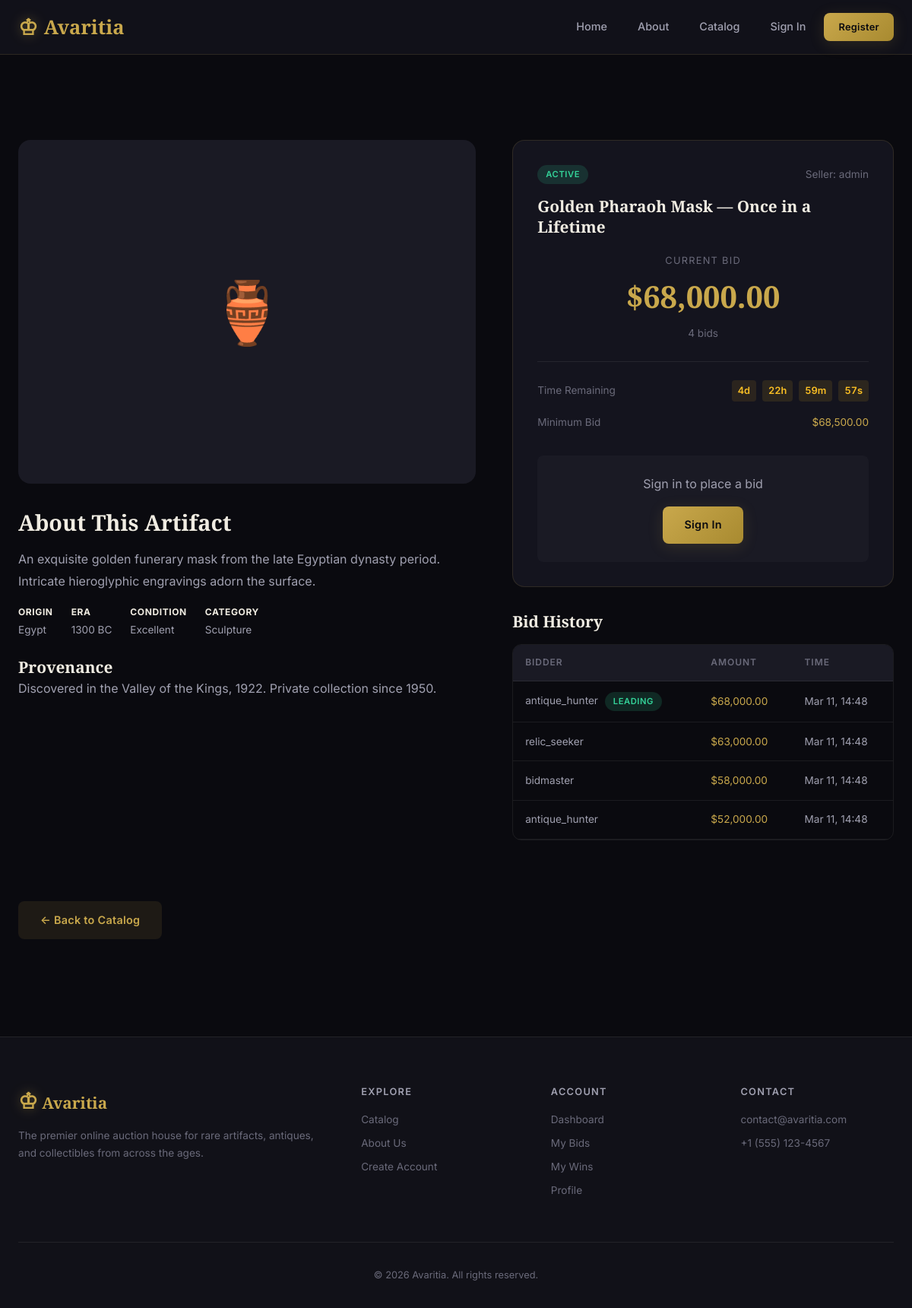
Page /auction.php?id=1 on the committed database.
### tables this page shows
CREATE TABLE IF NOT EXISTS auctions (
    auction_id INT AUTO_INCREMENT PRIMARY KEY,
    artifact_id INT NOT NULL,
    seller_id INT NOT NULL,
    title VARCHAR(200) NOT NULL,
    description TEXT DEFAULT NULL,
    starting_price DECIMAL(12,2) NOT NULL,
    reserve_price DECIMAL(12,2) DEFAULT NULL,
    current_price DECIMAL(12,2) NOT NULL DEFAULT 0.00,
    bid_increment DECIMAL(10,2) NOT NULL DEFAULT 1.00,
    status ENUM('pending', 'active', 'closed', 'cancelled') NOT NULL DEFAULT 'pending',
    start_time DATETIME NOT NULL,
    end_time DATETIME NOT NULL,
    created_at TIMESTAMP NOT NULL DEFAULT CURRENT_TIMESTAMP,
    updated_at TIMESTAMP NOT NULL DEFAULT CURRENT_TIMESTAMP ON UPDATE CURRENT_TIMESTAMP,
    FOREIGN KEY (artifact_id) REFERENCES artifacts(artifact_id) ON DELETE CASCADE,
    FOREIGN KEY (seller_id) REFERENCES users(user_id) ON DELETE CASCADE
);

CREATE TABLE IF NOT EXISTS artifacts (
    artifact_id INT AUTO_INCREMENT PRIMARY KEY,
    title VARCHAR(150) NOT NULL,
    description TEXT NOT NULL,
    origin VARCHAR(100) DEFAULT NULL,
    era VARCHAR(100) DEFAULT NULL,
    category ENUM('sculpture', 'painting', 'jewelry', 'pottery', 'weapon', 'manuscript', 'textile', 'coin', 'fossil', 'other') NOT NULL DEFAULT 'other',
    condition_rating ENUM('pristine', 'excellent', 'good', 'fair', 'poor') NOT NULL DEFAULT 'good',
    image_url VARCHAR(255) DEFAULT NULL,
    provenance TEXT DEFAULT NULL,
    added_by INT NOT NULL,
    is_verified TINYINT(1) NOT NULL DEFAULT 0,
    is_flagged TINYINT(1) NOT NULL DEFAULT 0,
    created_at TIMESTAMP NOT NULL DEFAULT CURRENT_TIMESTAMP,
    updated_at TIMESTAMP NOT NULL DEFAULT CURRENT_TIMESTAMP ON UPDATE CURRENT_TIMESTAMP,
    FOREIGN KEY (added_by) REFERENCES users(user_id) ON DELETE CASCADE
);

CREATE TABLE IF NOT EXISTS users (
    user_id INT AUTO_INCREMENT PRIMARY KEY,
    username VARCHAR(50) NOT NULL UNIQUE,
    email VARCHAR(100) NOT NULL UNIQUE,
    password_hash VARCHAR(255) NOT NULL,
    first_name VARCHAR(50) NOT NULL,
    last_name VARCHAR(50) NOT NULL,
    avatar_url VARCHAR(255) DEFAULT NULL,
    bio TEXT DEFAULT NULL,
    role ENUM('user', 'admin') NOT NULL DEFAULT 'user',
    is_active TINYINT(1) NOT NULL DEFAULT 1,
    created_at TIMESTAMP NOT NULL DEFAULT CURRENT_TIMESTAMP,
    updated_at TIMESTAMP NOT NULL DEFAULT CURRENT_TIMESTAMP ON UPDATE CURRENT_TIMESTAMP
);

CREATE TABLE IF NOT EXISTS bids (
    bid_id INT AUTO_INCREMENT PRIMARY KEY,
    auction_id INT NOT NULL,
    bidder_id INT NOT NULL,
    bid_amount DECIMAL(12,2) NOT NULL,
    is_winning TINYINT(1) NOT NULL DEFAULT 0,
    created_at TIMESTAMP NOT NULL DEFAULT CURRENT_TIMESTAMP,
    FOREIGN KEY (auction_id) REFERENCES auctions(auction_id) ON DELETE CASCADE,
    FOREIGN KEY (bidder_id) REFERENCES users(user_id) ON DELETE CASCADE
);

### includes/auth.php (called while the page is built, shortened)
<?php
function isLoggedIn(): bool {
    return isset($_SESSION['logged_in']) && $_SESSION['logged_in'] === true;
}

### auction.php (the view, shortened to what this page needs)
<?php
require_once 'includes/auth.php';
$db = getDB();
$auctionId = (int)($_GET['id'] ?? 0);
$stmt = $db->prepare("
    SELECT a.*, art.title AS artifact_title, art.description AS artifact_desc,
           art.image_url, art.category, art.origin, art.era, art.condition_rating, art.provenance,
           u.username AS seller_name
    FROM auctions a
    JOIN artifacts art ON a.artifact_id = art.artifact_id
    JOIN users u ON a.seller_id = u.user_id
    WHERE a.auction_id = ?
");
$stmt->execute([$auctionId]);
$auction = $stmt->fetch();
$stmt = $db->prepare("
    SELECT b.*, u.username
    FROM bids b JOIN users u ON b.bidder_id = u.user_id
    WHERE b.auction_id = ?
    ORDER BY b.bid_amount DESC
    LIMIT 10
");
$stmt->execute([$auctionId]);
$bidHistory = $stmt->fetchAll();
$bidCount = count($bidHistory);
$minBid = $auction['current_price'] + $auction['bid_increment'];
$csrfToken = generateCSRFToken();
require_once 'includes/header.php';
?>
<section class="section">
    <div class="container">
        <div class="detail-grid">
            <div>
                <div class="detail-image">
                    <?php if ($auction['image_url']): ?>
                        <img src="<?php echo htmlspecialchars($auction['image_url']); ?>" alt="<?php echo htmlspecialchars($auction['artifact_title']); ?>">
                    <?php else: ?>
                        <div style="display:flex;align-items:center;justify-content:center;height:100%;font-size:5rem;color:var(--text-muted);">🏺</div>
                    <?php endif; ?>
                </div>
                <div class="mt-2">
                    <h3>About This Artifact</h3>
                    <p style="color:var(--text-secondary);line-height:1.8;margin:var(--space-md) 0;">
                        <?php echo nl2br(htmlspecialchars($auction['artifact_desc'])); ?>
                    </p>
                    <div class="detail-meta">
                        <?php if ($auction['origin']): ?>
                        <div class="detail-meta-item"><strong>Origin</strong><?php echo htmlspecialchars($auction['origin']); ?></div>
                        <?php endif; ?>
                        <?php if ($auction['era']): ?>
                        <div class="detail-meta-item"><strong>Era</strong><?php echo htmlspecialchars($auction['era']); ?></div>
                        <?php endif; ?>
                        <div class="detail-meta-item"><strong>Condition</strong><?php echo ucfirst($auction['condition_rating']); ?></div>
                        <div class="detail-meta-item"><strong>Category</strong><?php echo ucfirst($auction['category']); ?></div>
                    </div>
                    <?php if ($auction['provenance']): ?>
                    <h4 class="mt-1">Provenance</h4>
                    <p style="color:var(--text-secondary);line-height:1.8;"><?php echo nl2br(htmlspecialchars($auction['provenance'])); ?></p>
                    <?php endif; ?>
                </div>
            </div>
            <div>
                <div class="bid-panel">
                    <div class="flex-between mb-1">
                        <span class="badge badge-<?php echo $auction['status']; ?>"><?php echo ucfirst($auction['status']); ?></span>
                        <span class="text-muted" style="font-size:0.85rem;">Seller: <?php echo htmlspecialchars($auction['seller_name']); ?></span>
                    </div>
                    <h2 style="font-size:1.3rem; margin-bottom:var(--space-md);"><?php echo htmlspecialchars($auction['title']); ?></h2>
                    <div class="bid-current">
                        <span class="bid-current-label">Current Bid</span>
                        <div class="bid-current-amount">$<?php echo number_format($auction['current_price'], 2); ?></div>
                        <span class="text-muted" style="font-size:0.85rem;"><?php echo $bidCount; ?> bid<?php echo $bidCount !== 1 ? 's' : ''; ?></span>
                    </div>
                    <div class="flex-between mb-1" style="font-size:0.85rem;">
                        <span class="text-muted">Time Remaining</span>
                        <div class="auction-timer" data-countdown="<?php echo $auction['end_time']; ?>">
                        </div>
                    </div>
                    <div class="flex-between mb-2" style="font-size:0.85rem;">
                        <span class="text-muted">Minimum Bid</span>
                        <span class="text-gold">$<?php echo number_format($minBid, 2); ?></span>
                    </div>
                    <?php if ($auction['status'] === 'active'): ?>
                        <?php if (isLoggedIn()): ?>
                        <form method="POST" data-validate>
                            <input type="hidden" name="csrf_token" value="<?php echo $csrfToken; ?>">
                            <div class="bid-input-row">
                                <input type="number" name="bid_amount" class="form-control"
                                       min="<?php echo $minBid; ?>" step="<?php echo $auction['bid_increment']; ?>"
                                       value="<?php echo $minBid; ?>" required>
                                <button type="submit" class="btn btn-gold">Place Bid</button>
                            </div>
                            <p class="text-muted" style="font-size:0.75rem;">Bid increment: $<?php echo number_format($auction['bid_increment'], 2); ?></p>
                        </form>
                        <?php else: ?>
                        <div class="text-center" style="padding:var(--space-lg);background:var(--bg-tertiary);border-radius:var(--radius-md);">
                            <p style="margin-bottom:var(--space-md);color:var(--text-secondary);">Sign in to place a bid</p>
                            <a href="login.php" class="btn btn-gold">Sign In</a>
                        </div>
                        <?php endif; ?>
                    <?php else: ?>
                        <div class="alert alert-info">This auction is <?php echo $auction['status']; ?>.</div>
                    <?php endif; ?>
                </div>
                <?php if ($bidHistory): ?>
                <div class="mt-2">
                    <h4>Bid History</h4>
                    <div class="table-container" style="margin-top:var(--space-md);">
                        <table>
                            <thead>
                                <tr>
                                    <th>Bidder</th>
                                    <th>Amount</th>
                                    <th>Time</th>
                                </tr>
                            </thead>
                            <tbody>
                                <?php foreach ($bidHistory as $bid): ?>
                                <tr>
                                    <td>
                                        <?php echo htmlspecialchars($bid['username']); ?>
                                        <?php if ($bid['is_winning']): ?>
                                            <span class="badge badge-active" style="margin-left:0.3rem;">Leading</span>
                                        <?php endif; ?>
                                    </td>
                                    <td class="text-gold">$<?php echo number_format($bid['bid_amount'], 2); ?></td>
                                    <td><?php echo date('M j, H:i', strtotime($bid['created_at'])); ?></td>
                                </tr>
                                <?php endforeach; ?>
                            </tbody>
                        </table>
                    </div>
                </div>
                <?php endif; ?>
            </div>
        </div>
        <div class="mt-2">
            <a href="catalog.php" class="btn btn-ghost">← Back to Catalog</a>
        </div>
    </div>
</section>
<?php require_once 'includes/footer.php'; ?>

### rows in the picture
auctions: artifact.description "An exquisite golden funerary mask from the late Egyptian dynasty period. Intricate hieroglyphic engravings adorn the surface.", artifact.origin "Egypt", artifact.era "1300 BC", artifact.condition_rating "Excellent", artifact.category "Sculpture", artifact.provenance "Discovered in the Valley of the Kings, 1922. Private collection since 1950.", status "ACTIVE", seller.username "admin", title "Golden Pharaoh Mask — Once in a Lifetime", current_price "68,000.00", minBid "68,500.00"
bids: bidder.username "antique_hunter", is_winning "LEADING", bid_amount "68,000.00", created_at "Mar 11, 14:48"
bids: bidder.username "relic_seeker", bid_amount "63,000.00", created_at "Mar 11, 14:48"
bids: bidder.username "bidmaster", bid_amount "58,000.00", created_at "Mar 11, 14:48"
bids: bidder.username "antique_hunter", bid_amount "52,000.00", created_at "Mar 11, 14:48"

### other values in the picture
$bidCount "4"
